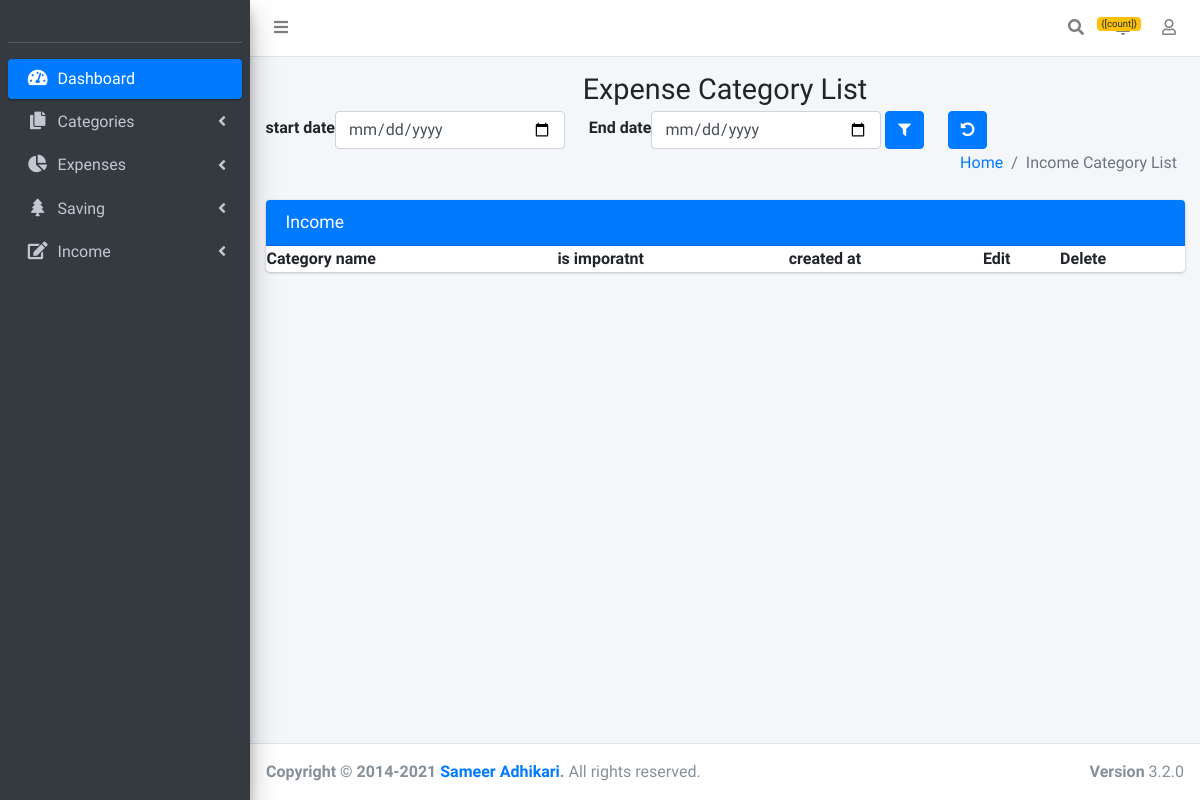
Before: /list_expense_category (signed in) with the older database file.
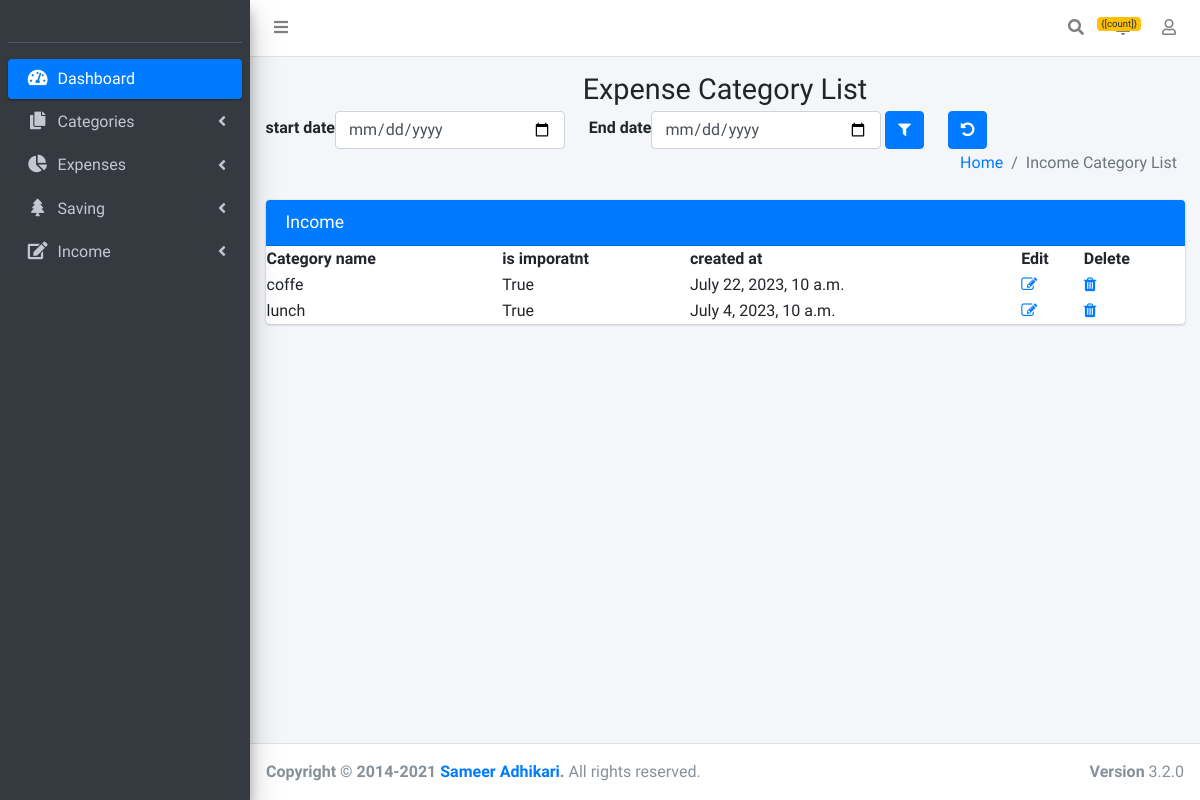
After: the same page with the newer database file.
### expenses/models.py (models this page shows, shortened)
class ExpenseCategory(models.Model):
    category_name=models.CharField(max_length=100)
    is_important=models.BooleanField(default=True)
    created_at=models.DateTimeField()
    created_user=models.ForeignKey(CustomUser,on_delete=models.CASCADE,null=True,blank=True)

### expenses/views.py (the view, shortened to what this page needs)
# urls.py: path('list_expense_category',list_expense_category,name='list_expense_category'),
def  list_expense_category(request):
    logged_user=request.user
    data_list=ExpenseCategory.objects.all().filter(created_user__username=logged_user)
    return render(request,'expenses/list_expenses_category.html',{'data':data_list})

### template/expenses/list_expenses_category.html (shortened to what this page needs)
{% extends 'base.html' %}
{% load crispy_forms_tags %}
{% block content %}
  <div class="content-wrapper">
    <section class="content-header">
      <div class="container-fluid">
        <div class="row mb-2">
          <div class="col-sm-12">
            <h1 class="text-center mb-1">Expense Category List</h1>
            <form method="POST" action="{% url 'expenses:list_expense_category' %}" enctype="multipart/form-data">
              <div class="d-flex flex-row ">
              <label style="display: flex;flex-direction: column;margin-top: 5px;">start date</label>
              <input type="date" name="start_date" class="form-control col-3">
              <label style="display: flex;flex-direction: column; margin-top: 5px;" class="ml-4">End date</label>
              <input type="date" name="end_date" class="form-control col-3 ">
              <button type="submit" class="btn btn-primary ml-1"><i class="fa fa-filter"></i></button>
            </form>
             <form method="POST" action="{% url 'expenses:list_expense_category' %}">
              <button type="submit" class="btn btn-primary ml-4"><i class="fa fa-undo"></i></button>
              </form>
          </div>
          <div class="col-sm-12">
            <ol class="breadcrumb float-sm-right">
              <li class="breadcrumb-item"><a href="#">Home</a></li>
              <li class="breadcrumb-item active">Income Category List</li>
            </ol>
          </div>
        </div>
      </div>
    </section>
    <section class="content">
      <div class="container-fluid">
        <div class="row">
          <div class="col-md-12">
            <div class="card card-primary">
              <div class="card-header">
                <h3 class="card-title">Income
              </div>
    <table id='table_id' class="display">
        <thead>
            <tr>
                <th>Category name</th>
                <th>is imporatnt</th>
                <th>created at</th>
                <th>Edit</th>
                <th>Delete</th>
            </tr>
        </thead>
        <tbody>
                {% for lists in data %}
                 <tr>
                <td>{{lists.category_name}}</td>
                <td>{{lists.is_important}}</td>
                <td>{{lists.created_at}}</td>
                <td><a href="{% url 'expenses:edit_expense_category' pk=lists.id %}"><i class="fa fa-pencil-square-o" aria-hidden="true"></i></a></td>
                <td><a href="{% url 'expenses:delete_expense_category' lists.id %}"><i class="fa fa-trash" aria-hidden="true"></i></a>
                </td>
                </tr>
                  {% endfor %}
        </tbody>
    </table>  </div>
          </div>
        </div>
      </div>
    </section>
  </div>
  {% endblock %}

### template/base.html (shortened to what this page needs)
{% include 'partials/header.html' %}
<body class="hold-transition sidebar-mini">
<div class="wrapper">
  {% include 'partials/navbar.html' %}
  <aside class="main-sidebar sidebar-dark-primary elevation-4">
    <div class="sidebar">
      <div class="user-panel mt-3 pb-3 mb-3 d-flex">
        <div class="image">
        </div>
        <div class="info">
        </div>
      </div>
     {% include 'partials/sidebar.html' %}
    </div>
  </aside>
   {% block content %}{% endblock %}
  {% include 'partials/footer.html' %}

### template/partials/header.html (shortened to what this page needs)
{% load static %}
<!DOCTYPE html>
<html lang="en">
<head>
  <link rel="stylesheet" href="{% static 'plugins/fontawesome-free/css/all.min.css' %}">
  <link rel="stylesheet" href="https://code.ionicframework.com/ionicons/2.0.1/css/ionicons.min.css">
  <link rel="stylesheet" href="https://cdnjs.cloudflare.com/ajax/libs/font-awesome/4.7.0/css/font-awesome.min.css">
  <link rel="stylesheet" href="{% static 'dist/css/adminlte.min.css' %}">
</head>

### template/partials/navbar.html (shortened to what this page needs)
{% load static %}
<nav class="main-header navbar navbar-expand navbar-white navbar-light" ng-app="Notificationapp" ng-controller="NotificationController" ng-init="LoadMessage()">
    <ul class="navbar-nav">
      <li class="nav-item">
        <a class="nav-link" data-widget="pushmenu" href="#" role="button"><i class="fas fa-bars"></i></a>
      </li>
    </ul>
    <ul class="navbar-nav ml-auto">
      <li class="nav-item">
        <a class="nav-link" data-widget="navbar-search" href="#" role="button">
          <i class="fas fa-search"></i>
        </a>
      </li>
      <li class="nav-item dropdown">
        <a class="nav-link" data-toggle="dropdown" href="#">
          <span class="badge badge-warning navbar-badge">{[count]}</span>
        </a>
      </li>
       <li class="nav-item dropdown">
        <a class="nav-link" data-toggle="dropdown" href="#">
          <i class="far fa-user"></i>
        </a>
      </li>
    </ul>
  </nav>

### template/partials/sidebar.html (shortened to what this page needs)
 <nav class="mt-2">
        <ul class="nav nav-pills nav-sidebar flex-column" data-widget="treeview" role="menu" data-accordion="false">
          <li class="nav-item menu-open">
            <a href="{% url 'expenses:index' %}" class="nav-link active">
              <i class="nav-icon fas fa-tachometer-alt"></i>
              <p>
                Dashboard
              </p>
            </a>
          </li>
          <li class="nav-item">
            <a href="#" class="nav-link">
              <i class="nav-icon fas fa-copy"></i>
              <p>
                Categories
                <i class="fas fa-angle-left right"></i>
              </p>
            </a>
          </li>
          <li class="nav-item">
            <a href="#" class="nav-link">
              <i class="nav-icon fas fa-chart-pie"></i>
              <p>
                Expenses
                <i class="right fas fa-angle-left"></i>
              </p>
            </a>
          </li>
          <li class="nav-item">
            <a href="#" class="nav-link">
              <i class="nav-icon fas fa-tree"></i>
              <p>
                Saving
                <i class="fas fa-angle-left right"></i>
              </p>
            </a>
          </li>
          <li class="nav-item">
            <a href="#" class="nav-link">
              <i class="nav-icon fas fa-edit"></i>
              <p>
                Income
                <i class="fas fa-angle-left right"></i>
              </p>
            </a>
          </li>
        </ul>
      </nav>

### template/partials/footer.html (shortened to what this page needs)
{% load static %}
<footer class="main-footer">
    <strong>Copyright &copy; 2014-2021 <a href="https://adminlte.io">Sameer Adhikari</a>.</strong>
    All rights reserved.
    <div class="float-right d-none d-sm-inline-block">
      <b>Version</b> 3.2.0
    </div>
  </footer>
</div>
</body>
</html>

Changed rows visible on the page:
added ExpenseCategory: category_name "coffe", is_important "True", created_at "July 22, 2023, 10 a.m."
added ExpenseCategory: category_name "lunch", is_important "True", created_at "July 4, 2023, 10 a.m."
